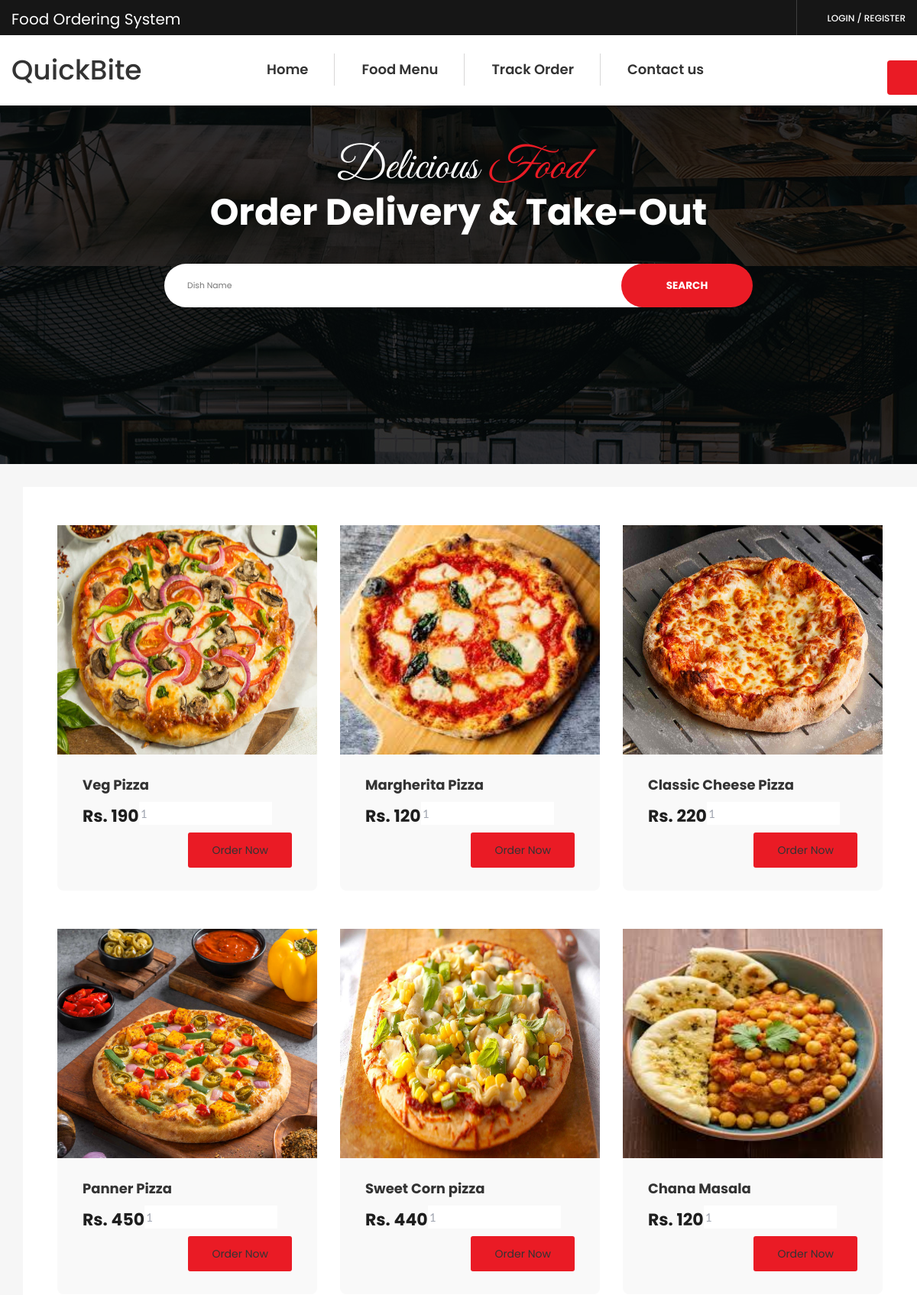
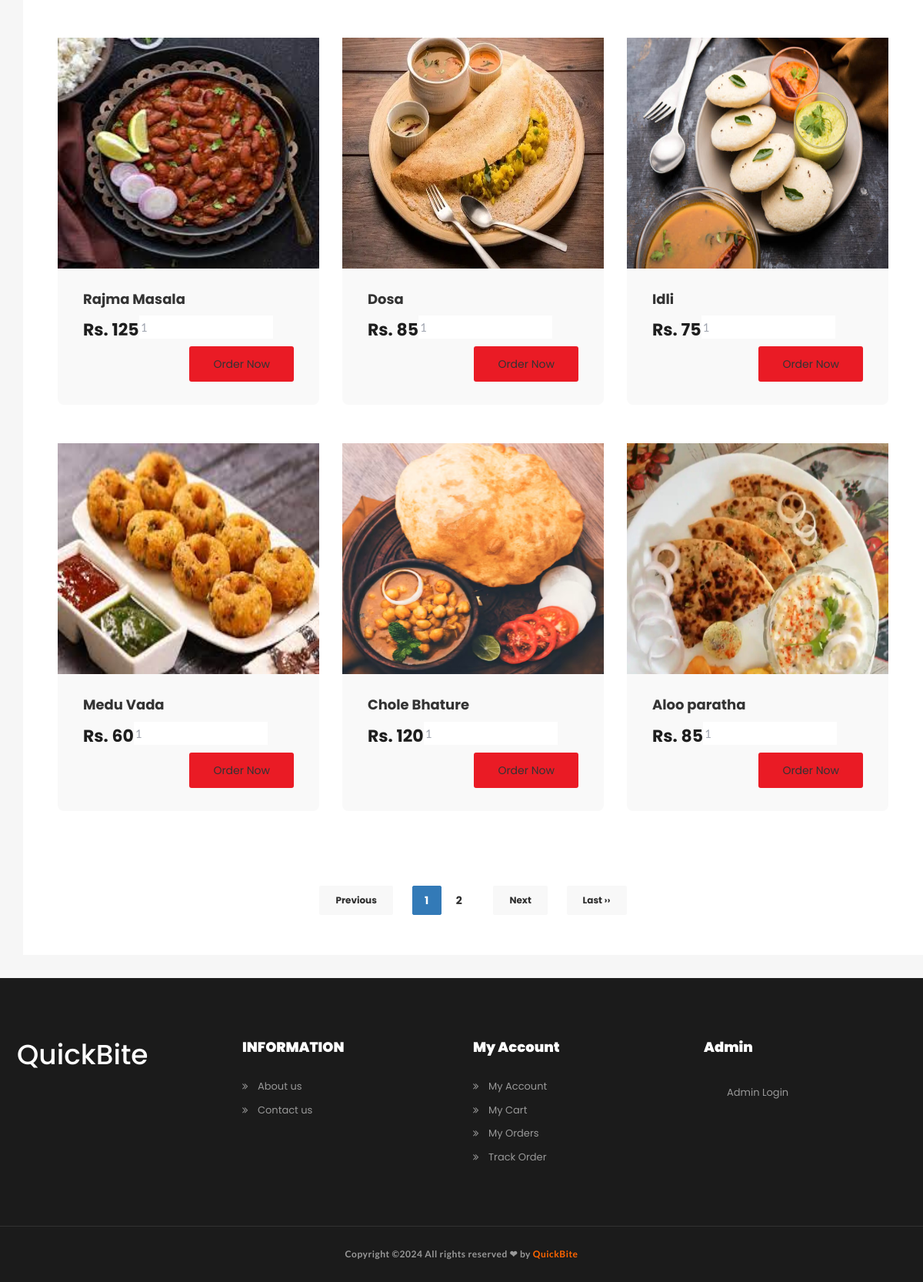
The page / on the database its author committed (2 pictures, top to bottom).
### tables this page shows
CREATE TABLE `tblfood` (
  `ID` int(10) NOT NULL,
  `CategoryName` varchar(120) DEFAULT NULL,
  `ItemName` varchar(120) DEFAULT NULL,
  `ItemPrice` varchar(120) DEFAULT NULL,
  `ItemDes` varchar(500) DEFAULT NULL,
  `Image` varchar(120) DEFAULT NULL,
  `ItemQty` varchar(120) DEFAULT NULL,
  `creationDate` timestamp NULL DEFAULT current_timestamp()
);

### index.php (the view, shortened to what this page needs)
<?php
include_once('includes/dbconnection.php');
?>
<!DOCTYPE html>
<html lang="en">
<head>
    <link rel="stylesheet" href="assets/css/icons.min.css">
    <link rel="stylesheet" href="assets/css/bootstrap.min.css">
    <link rel="stylesheet" href="assets/css/main.css">
    <link rel="stylesheet" href="assets/css/red-color.css">
    <link rel="stylesheet" href="assets/css/yellow-color.css">
    <link rel="stylesheet" href="assets/css/responsive.css">
</head>
<body itemscope>
<?php include_once('includes/header.php');?>
        <section>
            <div class="block blackish opac50">
                <div class="fixed-bg" style="background-image: url(assets/images/home.jpg);"></div>
                <div class="restaurant-searching style2 text-center">
                    <div class="restaurant-searching-inner">
						<span>Delicious <i>Food</i> </span>
                        <h2 itemprop="headline">Order Delivery & Take-Out</h2>
                        <form class="restaurant-search-form2 brd-rd30" method="post" action="search-result.php">
           <input class="brd-rd30" type="text" placeholder="Dish Name" required="true"  name="searchdata">
                            <button class="brd-rd30 red-bg" type="submit" name="search">SEARCH</button>
                        </form>
                    </div>
                </div>
            </div>
        </section>
        <section>
            <div class="block less-spacing gray-bg top-padd30">
                <div class="container">
                    <div class="row">
                        <div class="col-md-12 col-sm-12 col-lg-12">
                            <div class="sec-box">
                                <div class="remove-ext">
                                    <div class="row">
<?php
if (isset($_GET['page_no']) && $_GET['page_no']!="") {
	$page_no = $_GET['page_no'];
	} else {
		$page_no = 1;
        }
	$total_records_per_page = 12;
    $offset = ($page_no-1) * $total_records_per_page;
	$previous_page = $page_no - 1;
	$next_page = $page_no + 1;
	$result_count = mysqli_query($con,"SELECT COUNT(*) As total_records FROM tblfood");
	$total_records = mysqli_fetch_array($result_count);
	$total_records = $total_records['total_records'];
    $total_no_of_pages = ceil($total_records / $total_records_per_page);
	  $result = mysqli_query($con,"SELECT * FROM tblfood LIMIT $offset, $total_records_per_page");
    while($row = mysqli_fetch_array($result)){
	?>
                                        <div class="col-md-4 col-sm-6 col-lg-4">
                                        <div class="popular-dish-box style2 wow fadeIn" data-wow-delay="0.2s">
                                            <div class="popular-dish-thumb">
                                                <a href="food-detail.php?fid=<?php echo $row['ID'];?>" title="" itemprop="url"><img src="admin/itemimages/<?php echo $row['Image'];?>" alt="<?php echo $row['ItemName'];?>" itemprop="image" width="500" height="300"></a>
                                            </div>
                                            <div class="popular-dish-info">
                                                <h4 itemprop="headline"><a href="food-detail.php?fid=<?php echo $row['ID'];?>" title="" itemprop="url"><?php echo $row['ItemName'];?></a></h4>
                                            <form method="post">
                                                   <p itemprop="description">
	<input class="qty" name="foodqty" type="text" value="1">
                                               </p>
                                                <span class="price">Rs. <?php echo $row['ItemPrice'];?></span>
                              <?php if($_SESSION['fosuid']==""){?>
  <a class="log-popup-btn btn  pull-right red-bg brd-rd3" href="#" title="Login">Order Now</a>
<?php } else {?>
<button type="submit" name="addcart" class="btn  pull-right red-bg brd-rd3">Order Now</button>
                                                <?php } ?>
                                        </form>
                                            </div>
                                        </div>
                                    </div>
                              <?php } ?>
                                    </div>
                                </div>
                                <div class="pagination-wrapper text-center">
                                    <ul class="pagination justify-content-center">
	<li class="page-item prev" <?php if($page_no <= 1){ echo "class='disabled'"; } ?>>
	<a class="page-link brd-rd2" <?php if($page_no > 1){ echo "href='?page_no=$previous_page'"; } ?>>Previous</a>
	</li>
    <?php
	if ($total_no_of_pages <= 10){
		for ($counter = 1; $counter <= $total_no_of_pages; $counter++){
			if ($counter == $page_no) {
		   echo "<li class='active'><a>$counter</a></li>";
				}else{
           echo "<li><a href='?page_no=$counter'>$counter</a></li>";
				}
        }
	}
?>
	<li class="page-item next" <?php if($page_no >= $total_no_of_pages){ echo "class='disabled'"; } ?>>
	<a class="page-link brd-rd2" <?php if($page_no < $total_no_of_pages) { echo "href='?page_no=$next_page'"; } ?>>Next</a>
	</li>
    <?php if($page_no < $total_no_of_pages){ ?>
  <li class="page-item next"><a class="page-link brd-rd2" href='?page_no=<?php echo $total_no_of_pages;?>'>Last &rsaquo;&rsaquo;</a></li>
<?php
		} ?>
                                    </ul>
                                </div>
                            </div>
                        </div>
                    </div>
                </div>
            </div>
        </section>
      <?php include_once('includes/footer.php');
      ?>
    </main>
</body>
</html>

### includes/header.php (shortened to what this page needs)
    <main>
        <header class="stick">
            <div class="topbar">
                <div class="container">
                    <div class="topbar-register">
                         <?php if (strlen($_SESSION['fosuid']==0)) {?>
                    <a class="log-popup-btn" href="#" title="Login" itemprop="url">LOGIN</a> / <a class="sign-popup-btn" href="#" title="Register" itemprop="url">REGISTER</a>
                <?php }?>
                    </div>
                    <div class="social1">
                               <span style="color:#fff;">Food Ordering System</span>
                    </div>
                </div>
            </div>
            <div class="logo-menu-sec">
                <div class="container">
                    <div class="logo"><h1 itemprop="headline"><a href="index.php" title="Home" itemprop="url">QuickBite</a></h1></div>
                    <nav>
                        <div class="menu-sec" style="margin-left: 100px;">
                            <ul>
<li><a href="index.php" title="Home" itemprop="url">Home</li>
<li class="menu-item-has-children"><a href="our-menu.php" title="RESTAURANTS" itemprop="url">Food Menu</a>
                                </li>
<li><a href="track-order.php" title="Track Order" itemprop="url">Track Order</a></li>
<li><a href="contact-us.php" title="Contact us" itemprop="url">Contact us </a></li>
                            </ul>
         <?php if (strlen($_SESSION['fosuid']==0)) {?>
                    <a class="log-popup-btn red-bg brd-rd4" href="#" title="Login" itemprop="url">My Cart</a>
                <?php }?>
                        </div>
                    </nav>
                </div>
            </div>
        </header>

### includes/footer.php
<footer>
          <div class="block top-padd80 bottom-padd80 dark-bg">
              <div class="container">
                  <div class="row">
                      <div class="col-md-12 col-sm-12 col-lg-12">
                          <div class="footer-data">
                              <div class="row">
                                  <div class="col-md-3 col-sm-6 col-lg-3">
                                      <div class="widget about_widget wow fadeIn" data-wow-delay="0.1s">
                                          <div class="logo"><h1 itemprop="headline"><a href="index.php" title="Home" itemprop="url" style="color:#fff">QuickBite</a></h1></div>
                                      </div>
                                  </div>
                                  <div class="col-md-3 col-sm-6 col-lg-3">
                                      <div class="widget information_links wow fadeIn" data-wow-delay="0.2s">
                                          <h4 class="widget-title" itemprop="headline">INFORMATION</h4>
                                          <ul>
                                              <li><a href="about-us.php" title="" itemprop="url">About us</a></li>
                                              <li><a href="contact-us.php" title="" itemprop="url">Contact us</a></li>
                                          </ul>
                                      </div>
                                  </div>
                                  <div class="col-md-3 col-sm-6 col-lg-3">
                                      <div class="widget customer_care wow fadeIn" data-wow-delay="0.3s">
                                          <h4 class="widget-title" itemprop="headline">My Account</h4>
                                          <ul>
                                              <li><a href="my-account.php" title="My Account" itemprop="url">My Account</a></li>
                                              <li><a href="cart.php" title="My Cart" itemprop="url">My Cart</a></li>
                                              <li><a href="my-account.php" title="My Order" itemprop="url">My Orders</a></li>
                                             <li><a href="track-order.php" title="Track Order" itemprop="url">Track Order</a></li>
                                          </ul>
                                      </div>
                                  </div>
                                  <div class="col-md-3 col-sm-6 col-lg-3">
                                      <div class="widget get_in_touch wow fadeIn" data-wow-delay="0.4s">
                                          <h4 class="widget-title" itemprop="headline">Admin</h4>
                                          <ul>
                                            <li><a href="admin/" title="" itemprop="url">Admin Login </a></li>
                                          </ul>
                                      </div>
                                  </div>
                              </div>
                          </div>
                      </div>
                  </div>
              </div>
          </div>
      </footer>
          <div class="bottom-bar dark-bg text-center">
          <div class="container">
               <p class="text-white text-center mt-3" itemprop="description">Copyright ©2024 All rights reserved &#10084; by <span style="color: #ff6600;">QuickBite</span></p>
          </div>
      </div>

### rows shown on the page
tblfood: Image (picture), ItemName "Veg Pizza", ItemPrice "190"
tblfood: Image (picture), ItemName "Margherita Pizza", ItemPrice "120"
tblfood: Image (picture), ItemName "Classic Cheese Pizza", ItemPrice "220"
tblfood: Image (picture), ItemName "Panner Pizza", ItemPrice "450"
tblfood: Image (picture), ItemName "Sweet Corn pizza", ItemPrice "440"
tblfood: Image (picture), ItemName "Chana Masala", ItemPrice "120"
tblfood: Image (picture), ItemName "Rajma Masala", ItemPrice "125"
tblfood: Image (picture), ItemName "Dosa", ItemPrice "85"
tblfood: Image (picture), ItemName "Idli", ItemPrice "75"
tblfood: Image (picture), ItemName "Medu Vada", ItemPrice "60"
tblfood: Image (picture), ItemName "Chole Bhature", ItemPrice "120"
tblfood: Image (picture), ItemName "Aloo paratha", ItemPrice "85"
